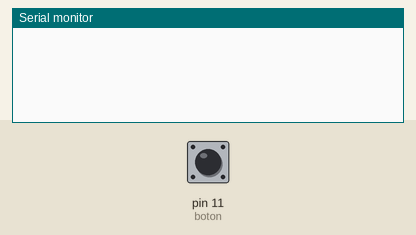
Bench run of a sketch on a simulated Arduino Uno, built with avr-gcc and run on an emulated ATmega328P. Parts: the last lines printed to the serial monitor. The inputs (shaded band) are chosen by the test bench; at power-on: pin 11 (boton) HIGH.

Above: at 1.8 s.
1.9 s: pin 11 (boton) pulled LOW for 0.6 s
At 2.7 s:
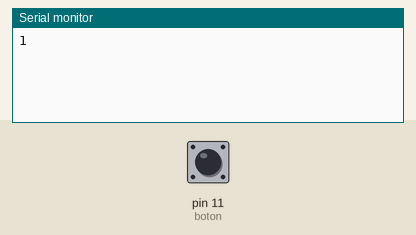
4.0 s: pin 11 (boton) pulled LOW for 1 s
At 5.8 s:
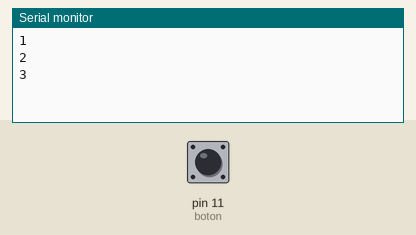
6.5 s: pin 11 (boton) pulled LOW for 0.6 s
At 7.7 s:
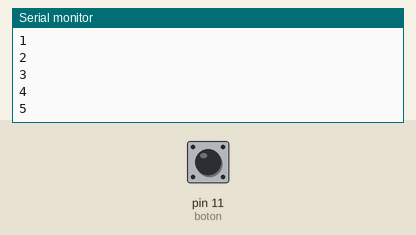
Timing chart, 0 to 9.5 s (numbered marks = the images above; inputs shaded):
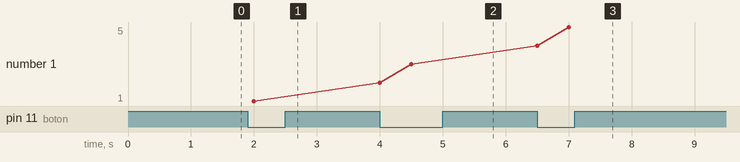

Measured:
- after the input at 1.9 s, the serial monitor: prints a new line after 0.10 s (image 1)
- after the input at 4.0 s, the serial monitor: prints a new line at once (image 2)
- after the input at 6.5 s, the serial monitor: prints a new line at once (image 3)
- plotted number 1: 1 → 3 after the input at 4.0 s, 3 → 5 after the input at 6.5 s

The sketch:

boton_cuenta.ino
```cpp
int boton = 11;
int cuenta = 0;

void setup() {
  // put your setup code here, to run once:
  pinMode(boton, INPUT);
  Serial.begin(9600);
}

void loop() {
  // put your main code here, to run repeatedly:
  if(digitalRead(boton)==LOW)
  {
    cuenta++;
    Serial.println(cuenta);
  }
  delay(500);
}
```
